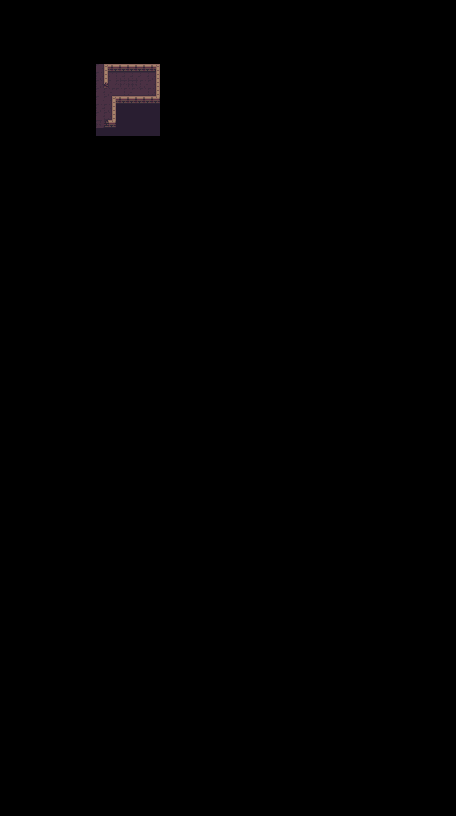

Tiled map render using the project's own tile images. Description and the map definition, with tile-layer contents summarised, below:
An orthogonal 114x102 tile map with 4x8 px tiles, 2 tile layers (Floor, Wall), 2 tilesets.

<map version="1.2" tiledversion="1.2.4" orientation="orthogonal" renderorder="left-up" width="114" height="102" tilewidth="4" tileheight="8" infinite="0" nextlayerid="11" nextobjectid="1">
 <tileset firstgid="1" name="tiles_8x8" tilewidth="8" tileheight="8" tilecount="30" columns="6">
  <image source="../image/tile_sheet/tiles_8x8.png" width="48" height="40" />
 </tileset>
 <tileset firstgid="31" source="tiles_4x8.tsx" />
 <layer id="9" name="Floor" width="114" height="102">
  <data>[11628 cells, 66 non-empty, 15 distinct tile ids]</data>
 </layer>
 <layer id="10" name="Wall" width="114" height="102">
  <data>[11628 cells, 22 non-empty, 7 distinct tile ids]</data>
 </layer>
</map>
